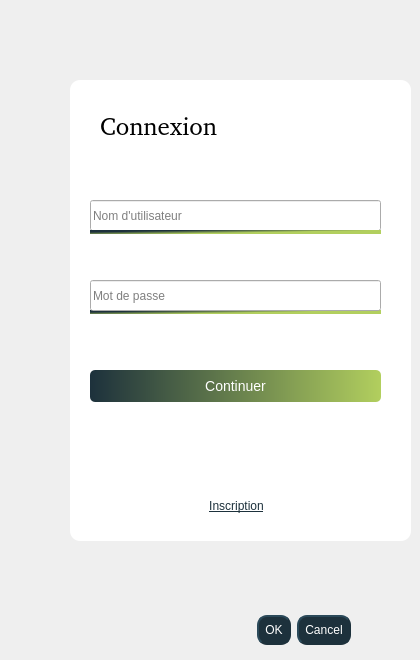
   <widget class="QWidget" name="Connexion" native="true">
    <attribute name="title">
     <string>Connexion</string>
    </attribute>
    <widget class="QFrame" name="frame">
     <property name="geometry">
      <rect>
       <x>70</x>
       <y>80</y>
       <width>341</width>
       <height>461</height>
      </rect>
     </property>
     <property name="styleSheet">
      <string notr="true">QFrame {
   border: none;
	border-radius:10px;
	background-color:rgb(255, 255, 255);
	box-shadow: 8px 7px 7px 8px rgb(179, 179, 179);
}</string>
     </property>
     <property name="frameShape">
      <enum>QFrame::StyledPanel</enum>
     </property>
     <property name="frameShadow">
      <enum>QFrame::Raised</enum>
     </property>
     <widget class="QLabel" name="label_4">
      <property name="geometry">
       <rect>
        <x>30</x>
        <y>30</y>
        <width>161</width>
        <height>31</height>
       </rect>
      </property>
      <property name="font">
       <font>
        <family>,sans-serif</family>
        <pointsize>-1</pointsize>
        <weight>50</weight>
        <italic>false</italic>
        <bold>false</bold>
       </font>
      </property>
      <property name="styleSheet">
       <string notr="true">

font: &quot;Poppins&quot;,sans-serif;
background-color: rgb(255, 255, 255);
max-width : 350px;
font-size:25px;
</string>
      </property>
      <property name="text">
       <string>Connexion</string>
      </property>
     </widget>
     <widget class="QLineEdit" name="username_input">
      <property name="geometry">
       <rect>
        <x>20</x>
        <y>120</y>
        <width>291</width>
        <height>31</height>
       </rect>
      </property>
      <property name="styleSheet">
       <string notr="true">width : 100%;
height : 45px; 
border-color: rgb(255, 255, 255);
color: rgb(0,0,0);</string>
      </property>
      <property name="text">
       <string/>
      </property>
      <property name="dragEnabled">
       <bool>false</bool>
      </property>
      <property name="placeholderText">
       <string extracomment="Nom d'utilisateur">Nom d'utilisateur</string>
      </property>
     </widget>
     <widget class="Line" name="line_4">
      <property name="geometry">
       <rect>
        <x>20</x>
        <y>150</y>
        <width>291</width>
        <height>4</height>
       </rect>
      </property>
      <property name="styleSheet">
       <string notr="true">background-color: qlineargradient(spread:pad, x1:0.182079, y1:0.147455, x2:0.832562, y2:0.647409, stop:0.0985222 rgba(29, 49, 60, 255), stop:0.73399 rgba(178, 207, 94, 255))</string>
      </property>
      <property name="orientation">
       <enum>Qt::Horizontal</enum>
      </property>
     </widget>
     <widget class="Line" name="line_5">
      <property name="geometry">
       <rect>
        <x>20</x>
        <y>230</y>
        <width>291</width>
        <height>4</height>
       </rect>
      </property>
      <property name="styleSheet">
       <string notr="true">background-color: qlineargradient(spread:pad, x1:0.182079, y1:0.147455, x2:0.832562, y2:0.647409, stop:0.0985222 rgba(29, 49, 60, 255), stop:0.73399 rgba(178, 207, 94, 255))</string>
      </property>
      <property name="orientation">
       <enum>Qt::Horizontal</enum>
      </property>
     </widget>
     <widget class="QLineEdit" name="password_input">
      <property name="geometry">
       <rect>
        <x>20</x>
        <y>200</y>
        <width>291</width>
        <height>31</height>
       </rect>
      </property>
      <property name="styleSheet">
       <string notr="true">width : 100%;
height : 45px; 
border-color: rgb(255, 255, 255);
color: rgb(0,0,0);</string>
      </property>
      <property name="text">
       <string/>
      </property>
      <property name="echoMode">
       <enum>QLineEdit::Password</enum>
      </property>
      <property name="placeholderText">
       <string>Mot de passe</string>
      </property>
     </widget>
     <widget class="QPushButton" name="btn_continuer">
      <property name="geometry">
       <rect>
        <x>20</x>
        <y>290</y>
        <width>291</width>
        <height>32</height>
       </rect>
      </property>
      <property name="cursor">
       <cursorShape>PointingHandCursor</cursorShape>
      </property>
      <property name="styleSheet">
       <string notr="true">


QPushButton{
background-color: qlineargradient(spread:pad, x1:0, y1:0, x2:1, y2:0, stop:0 rgba(29, 49, 60, 255), stop:1 rgba(178, 207, 94, 255));

font: &quot;Poppins&quot; ;
font :14px;
color: #fff;
border-radius: 5px;
}


QPushButton::hover{
background-color: qlineargradient(spread:pad, x1:0.926108, y1:0.159, x2:0.0640394, y2:0.0568182, stop:0 rgba(29, 49, 60, 255), stop:1 rgba(178, 207, 94, 255))}</string>
      </property>
      <property name="text">
       <string>Continuer</string>
      </property>
     </widget>
     <widget class="QLabel" name="password_error_2">
      <property name="geometry">
       <rect>
        <x>60</x>
        <y>240</y>
        <width>221</width>
        <height>16</height>
       </rect>
      </property>
      <property name="styleSheet">
       <string notr="true">color: rgb(252, 1, 7);</string>
      </property>
      <property name="text">
       <string/>
      </property>
     </widget>
     <widget class="QPushButton" name="sign_up_btn">
      <property name="geometry">
       <rect>
        <x>110</x>
        <y>410</y>
        <width>113</width>
        <height>32</height>
       </rect>
      </property>
      <property name="font">
       <font>
        <underline>true</underline>
       </font>
      </property>
      <property name="cursor">
       <cursorShape>PointingHandCursor</cursorShape>
      </property>
      <property name="styleSheet">
       <string notr="true">background-color: transparent;
border: none;
color: rgb(29,49,60);</string>
      </property>
      <property name="text">
       <string>Inscription</string>
      </property>
     </widget>
    </widget>
    <widget class="QDialogButtonBox" name="ok_cancel_3">
     <property name="geometry">
      <rect>
       <x>110</x>
       <y>610</y>
       <width>241</width>
       <height>41</height>
      </rect>
     </property>
     <property name="cursor">
      <cursorShape>PointingHandCursor</cursorShape>
     </property>
     <property name="styleSheet">
      <string notr="true"> background-color: rgb(29,49,60);
 color: rgb(255,255,255);
   border-style: outset;
    border-width: 2px;
    border-radius: 10px;
    border-color: rgb(29,49,60);
    min-width: 5em;
   font: 15pt &quot;.AppleSystemUIFont&quot;;
    padding: 6px;
</string>
     </property>
     <property name="orientation">
      <enum>Qt::Horizontal</enum>
     </property>
     <property name="standardButtons">
      <set>QDialogButtonBox::Cancel|QDialogButtonBox::Ok</set>
     </property>
    </widget>
   </widget>
